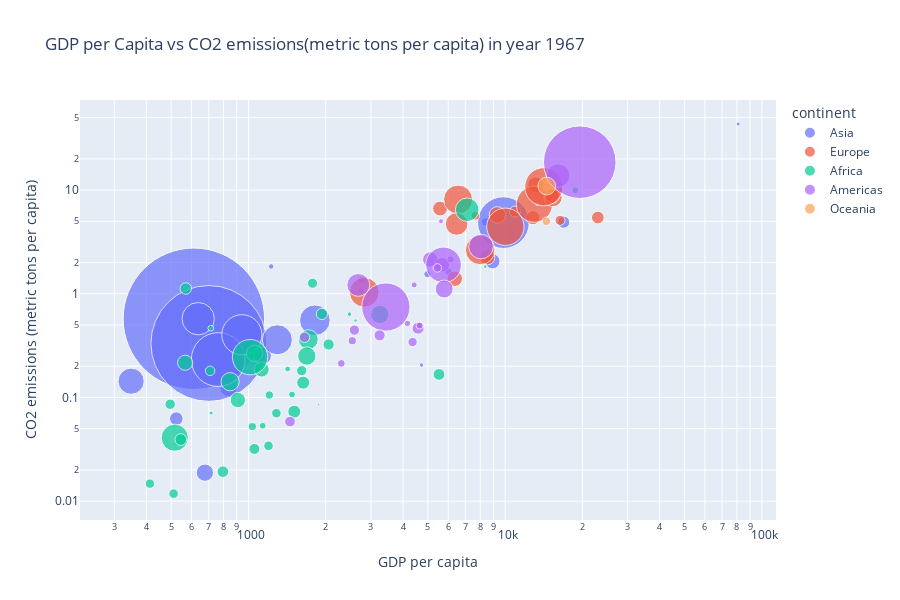

Source (notebook cell):
### Markdown cell above
**Q5: Using plotly or bokeh, create an interactive scatter plot comparing 'CO2 emissions (metric tons per capita)' and gdpPercap, where the point size is determined by pop (population) and the color is determined by the continent.**   
As mentioned in the previous question, we will be using the dataset for the year where the correlation is the highest, i.e. 1967.

### Code cell
import plotly.express as px
year_highest_corr.dropna(subset=(['CO2 emissions (metric tons per capita)',
                          "gdpPercap",'pop','Country Name','continent']),inplace=True)
px.scatter(data_frame= year_highest_corr,
           x='gdpPercap',
           y='CO2 emissions (metric tons per capita)',
           size='pop',
           color='continent',
           title="GDP per Capita vs CO2 emissions(metric tons per capita) in year 1967",
           labels={'gdpPercap':'GDP per capita'},
           log_x=True,
           log_y=True,hover_name= 'Country Name',height=600, size_max=100)

### Figure 1 — Plotly figure (JSON) as saved in the notebook; plotly's stock layout.template omitted (floating-point values rounded to 4 significant figures)
{"data": [{"hovertemplate": "<b>%{hovertext}</b><br><br>continent=Asia<br>GDP per capita=%{x}<br>CO2 emissions (metric tons per capita)=%{y}<br>pop=%{marker.size}<extra></extra>", "hovertext": ["Afghanistan", "Bahrain", "Cambodia", "China", "India", "Indonesia", "Iraq", "Israel", "Japan", "Jordan", "Kuwait", "Lebanon", "Mongolia", "Myanmar", "Nepal", "Oman", "Pakistan", "Philippines", "Saudi Arabia", "Singapore", "Sri Lanka", "Thailand", "Vietnam"], "legendgroup": "Asia", "marker": {"color": "#636efa", "size": [11537966, 202182, 6960067, 754550000, 506000000, 109343000, 8519282, 2693585, 100825279, 1255058, 575003, 2186894, 1149500, 25870271, 11261690, 714775, 60641899, 35356600, 5618198, 1977600, 11737396, 34024249, 39463910], "sizemode": "area", "sizeref": 75455, "symbol": "circle"}, "mode": "markers", "name": "Asia", "orientation": "v", "showlegend": true, "type": "scatter", "x": [836.2, 14800.0, 523.4, 612.7, 700.8, 762.4, 8931.0, 8394.0, 9848.0, 2742.0, 80890.0, 6007.0, 1226.0, 349, 676.4, 4721.0, 942.4, 1814.0, 16900.0, 4977.0, 1136.0, 1295.0, 637.1], "xaxis": "x", "y": [0.1238, 5.121, 0.06244, 0.5742, 0.3318, 0.2319, 2.056, 4.933, 4.864, 1.072, 43.43, 1.642, 1.835, 0.1435, 0.01881, 0.2055, 0.4025, 0.5554, 4.909, 1.546, 0.2519, 0.3602, 0.5749], "yaxis": "y"}, {"hovertemplate": "<b>%{hovertext}</b><br><br>continent=Europe<br>GDP per capita=%{x}<br>CO2 emissions (metric tons per capita)=%{y}<br>pop=%{marker.size}<extra></extra>", "hovertext": ["Albania", "Austria", "Belgium", "Bulgaria", "Denmark", "Finland", "France", "Greece", "Hungary", "Iceland", "Ireland", "Italy", "Netherlands", "Norway", "Poland", "Portugal", "Romania", "Spain", "Sweden", "Switzerland", "Turkey", "United Kingdom"], "legendgroup": "Europe", "marker": {"color": "#EF553B", "size": [1984060, 7376998, 9556500, 8310226, 4838800, 4605744, 49569000, 8716441, 10223422, 198676, 2900100, 52667100, 12596822, 3786019, 31785378, 9103000, 19284814, 32850275, 7867931, 6063000, 33411317, 54959000], "sizemode": "area", "sizeref": 75455, "symbol": "circle"}, "mode": "markers", "name": "Europe", "orientation": "v", "showlegend": true, "type": "scatter", "x": [2760.0, 12830.0, 13150.0, 5577.0, 15940.0, 10920.0, 13000.0, 8513.0, 9327.0, 13320.0, 7656.0, 10020.0, 15360.0, 16360.0, 6557.0, 6362.0, 6471.0, 7994.0, 15260.0, 22970.0, 2826.0, 14140.0], "xaxis": "x", "y": [1.364, 5.418, 11.22, 6.638, 10.15, 6.213, 7.306, 2.249, 5.758, 7.269, 5.655, 4.431, 8.476, 5.107, 8.106, 1.398, 4.716, 2.647, 8.77, 5.435, 1.033, 10.78], "yaxis": "y"}, {"hovertemplate": "<b>%{hovertext}</b><br><br>continent=Africa<br>GDP per capita=%{x}<br>CO2 emissions (metric tons per capita)=%{y}<br>pop=%{marker.size}<extra></extra>", "hovertext": ["Algeria", "Angola", "Benin", "Burkina Faso", "Burundi", "Cameroon", "Central African Republic", "Chad", "Comoros", "Cote d'Ivoire", "Djibouti", "Equatorial Guinea", "Ethiopia", "Gabon", "Ghana", "Guinea", "Guinea-Bissau", "Kenya", "Liberia", "Libya", "Madagascar", "Malawi", "Mali", "Mauritania", "Mauritius", "Morocco", "Mozambique", "Niger", "Nigeria", "Rwanda", "Sao Tome and Principe", "Senegal", "Sierra Leone", "Somalia", "South Africa", "Sudan", "Swaziland", "Tanzania", "Togo", "Tunisia", "Uganda", "Zambia", "Zimbabwe"], "legendgroup": "Africa", "marker": {"color": "#00cc96", "size": [12760499, 5247469, 2427334, 5127935, 3330989, 6335506, 1733638, 3495967, 217378, 4744870, 127617, 259864, 27860297, 489004, 8490213, 3451418, 601287, 10191512, 1279406, 1759224, 6334556, 4147252, 5212416, 1230542, 789309, 14770296, 8680909, 4534062, 47287752, 3451079, 70787, 3965841, 2662190, 3428839, 20997321, 12716129, 420690, 12607312, 1735550, 4786986, 8900294, 3900000, 4995432], "sizemode": "area", "sizeref": 75455, "symbol": "circle"}, "mode": "markers", "name": "Africa", "orientation": "v", "showlegend": true, "type": "scatter", "x": [3247.0, 5523.0, 1036.0, 794.8, 413.0, 1508.0, 1136.0, 1197.0, 1876.0, 2052.0, 3020.0, 915.6, 516.1, 8359.0, 1126.0, 708.8, 715.6, 1057.0, 713.6, 18770.0, 1634.0, 495.5, 545.0, 1421.0, 2475.0, 1711.0, 566.7, 1054.0, 1015.0, 511.0, 1385.0, 1612.0, 1206.0, 1285.0, 7114.0, 1688.0, 2613.0, 848.2, 1478.0, 1932.0, 908.9, 1777.0, 569.8], "xaxis": "x", "y": [0.6321, 0.1667, 0.05232, 0.01922, 0.01474, 0.07298, 0.05334, 0.03415, 0.08566, 0.3243, 0.6698, 0.09088, 0.04088, 1.827, 0.1857, 0.1805, 0.07074, 0.2661, 0.4657, 9.941, 0.1389, 0.08604, 0.0392, 0.1882, 0.6362, 0.3616, 0.2162, 0.03185, 0.2447, 0.0118, 0.1621, 0.1813, 0.1054, 0.07045, 6.466, 0.2508, 0.5525, 0.1419, 0.1067, 0.6389, 0.09445, 1.264, 1.123], "yaxis": "y"}, {"hovertemplate": "<b>%{hovertext}</b><br><br>continent=Americas<br>GDP per capita=%{x}<br>CO2 emissions (metric tons per capita)=%{y}<br>pop=%{marker.size}<extra></extra>", "hovertext": ["Argentina", "Bolivia", "Brazil", "Canada", "Chile", "Colombia", "Costa Rica", "Cuba", "Dominican Republic", "Ecuador", "El Salvador", "Guatemala", "Haiti", "Honduras", "Jamaica", "Mexico", "Nicaragua", "Panama", "Paraguay", "Peru", "Trinidad and Tobago", "United States", "Uruguay"], "legendgroup": "Americas", "marker": {"color": "#ab63fa", "size": [22934225, 4040665, 88049823, 20819767, 8858908, 19764027, 1588717, 8139332, 4049146, 5432424, 3232927, 4690773, 4318137, 2500689, 1861096, 47995559, 1865490, 1405486, 2287985, 12132200, 960155, 198712000, 2748579], "sizemode": "area", "sizeref": 75455, "symbol": "circle"}, "mode": "markers", "name": "Americas", "orientation": "v", "showlegend": true, "type": "scatter", "x": [8053.0, 2587.0, 3430.0, 16080.0, 5107.0, 2679.0, 4162.0, 5690.0, 1654.0, 4579.0, 4359.0, 3243.0, 1452.0, 2538.0, 6125.0, 5755.0, 4643.0, 4421.0, 2299.0, 5788.0, 5621.0, 19530.0, 5445.0], "xaxis": "x", "y": [2.858, 0.4466, 0.745, 13.81, 2.141, 1.217, 0.5171, 1.906, 0.3805, 0.4658, 0.3425, 0.3973, 0.05857, 0.3525, 2.145, 1.9, 0.494, 1.218, 0.213, 1.112, 5.01, 18.6, 1.776], "yaxis": "y"}, {"hovertemplate": "<b>%{hovertext}</b><br><br>continent=Oceania<br>GDP per capita=%{x}<br>CO2 emissions (metric tons per capita)=%{y}<br>pop=%{marker.size}<extra></extra>", "hovertext": ["Australia", "New Zealand"], "legendgroup": "Oceania", "marker": {"color": "#FFA15A", "size": [11872264, 2728150], "sizemode": "area", "sizeref": 75455, "symbol": "circle"}, "mode": "markers", "name": "Oceania", "orientation": "v", "showlegend": true, "type": "scatter", "x": [14530.0, 14460.0], "xaxis": "x", "y": [10.96, 5.008], "yaxis": "y"}], "layout": {"height": 600, "legend": {"itemsizing": "constant", "title": {"text": "continent"}, "tracegroupgap": 0}, "title": {"text": "GDP per Capita vs CO2 emissions(metric tons per capita) in year 1967"}, "xaxis": {"anchor": "y", "domain": [0, 1], "title": {"text": "GDP per capita"}, "type": "log"}, "yaxis": {"anchor": "x", "domain": [0, 1], "title": {"text": "CO2 emissions (metric tons per capita)"}, "type": "log"}}}
